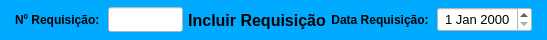
     <widget class="QWidget" name="widget_cabecalho" native="true">
      <property name="minimumSize">
       <size>
        <width>0</width>
        <height>40</height>
       </size>
      </property>
      <property name="maximumSize">
       <size>
        <width>16777215</width>
        <height>40</height>
       </size>
      </property>
      <property name="styleSheet">
       <string notr="true">background-color: rgb(0, 170, 255);</string>
      </property>
      <layout class="QHBoxLayout" name="horizontalLayout">
       <property name="spacing">
        <number>5</number>
       </property>
       <property name="leftMargin">
        <number>15</number>
       </property>
       <property name="topMargin">
        <number>5</number>
       </property>
       <property name="rightMargin">
        <number>15</number>
       </property>
       <property name="bottomMargin">
        <number>5</number>
       </property>
       <item>
        <widget class="QLabel" name="label_3">
         <property name="sizePolicy">
          <sizepolicy hsizetype="Preferred" vsizetype="Preferred">
           <horstretch>0</horstretch>
           <verstretch>0</verstretch>
          </sizepolicy>
         </property>
         <property name="minimumSize">
          <size>
           <width>0</width>
           <height>0</height>
          </size>
         </property>
         <property name="maximumSize">
          <size>
           <width>95</width>
           <height>16777215</height>
          </size>
         </property>
         <property name="font">
          <font>
           <pointsize>9</pointsize>
           <weight>75</weight>
           <bold>true</bold>
          </font>
         </property>
         <property name="text">
          <string>Nº Requisição: </string>
         </property>
         <property name="alignment">
          <set>Qt::AlignLeading|Qt::AlignLeft|Qt::AlignVCenter</set>
         </property>
        </widget>
       </item>
       <item>
        <widget class="QLineEdit" name="line_Num_Req">
         <property name="sizePolicy">
          <sizepolicy hsizetype="Preferred" vsizetype="Preferred">
           <horstretch>0</horstretch>
           <verstretch>0</verstretch>
          </sizepolicy>
         </property>
         <property name="minimumSize">
          <size>
           <width>0</width>
           <height>0</height>
          </size>
         </property>
         <property name="maximumSize">
          <size>
           <width>75</width>
           <height>25</height>
          </size>
         </property>
         <property name="font">
          <font>
           <pointsize>9</pointsize>
          </font>
         </property>
         <property name="styleSheet">
          <string notr="true">background-color: rgb(255, 255, 255);</string>
         </property>
         <property name="alignment">
          <set>Qt::AlignCenter</set>
         </property>
        </widget>
       </item>
       <item>
        <widget class="QLabel" name="label_17">
         <property name="font">
          <font>
           <pointsize>12</pointsize>
           <weight>75</weight>
           <bold>true</bold>
          </font>
         </property>
         <property name="text">
          <string>Incluir Requisição</string>
         </property>
         <property name="alignment">
          <set>Qt::AlignCenter</set>
         </property>
        </widget>
       </item>
       <item>
        <widget class="QLabel" name="label_11">
         <property name="sizePolicy">
          <sizepolicy hsizetype="Preferred" vsizetype="Preferred">
           <horstretch>0</horstretch>
           <verstretch>0</verstretch>
          </sizepolicy>
         </property>
         <property name="minimumSize">
          <size>
           <width>0</width>
           <height>0</height>
          </size>
         </property>
         <property name="maximumSize">
          <size>
           <width>115</width>
           <height>16777215</height>
          </size>
         </property>
         <property name="font">
          <font>
           <pointsize>9</pointsize>
           <weight>75</weight>
           <bold>true</bold>
          </font>
         </property>
         <property name="text">
          <string>Data Requisição: </string>
         </property>
         <property name="alignment">
          <set>Qt::AlignRight|Qt::AlignTrailing|Qt::AlignVCenter</set>
         </property>
        </widget>
       </item>
       <item>
        <widget class="QDateEdit" name="date_Emissao">
         <property name="sizePolicy">
          <sizepolicy hsizetype="Preferred" vsizetype="Preferred">
           <horstretch>0</horstretch>
           <verstretch>0</verstretch>
          </sizepolicy>
         </property>
         <property name="minimumSize">
          <size>
           <width>0</width>
           <height>0</height>
          </size>
         </property>
         <property name="maximumSize">
          <size>
           <width>95</width>
           <height>25</height>
          </size>
         </property>
         <property name="font">
          <font>
           <pointsize>10</pointsize>
          </font>
         </property>
         <property name="styleSheet">
          <string notr="true">background-color: rgb(255, 255, 255);</string>
         </property>
         <property name="alignment">
          <set>Qt::AlignCenter</set>
         </property>
        </widget>
       </item>
      </layout>
     </widget>
